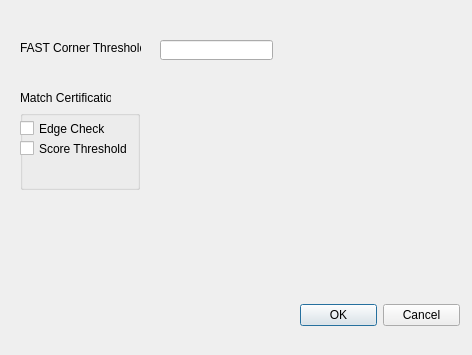
<?xml version="1.0" encoding="UTF-8"?>
<ui version="4.0">
 <class>ConfigDialog</class>
 <widget class="QDialog" name="ConfigDialog">
  <property name="geometry">
   <rect>
    <x>0</x>
    <y>0</y>
    <width>472</width>
    <height>355</height>
   </rect>
  </property>
  <property name="windowTitle">
   <string>Dialog</string>
  </property>
  <widget class="QLabel" name="label">
   <property name="geometry">
    <rect>
     <x>20</x>
     <y>40</y>
     <width>121</width>
     <height>16</height>
    </rect>
   </property>
   <property name="text">
    <string>FAST Corner Threshold</string>
   </property>
  </widget>
  <widget class="QWidget" name="horizontalLayoutWidget">
   <property name="geometry">
    <rect>
     <x>300</x>
     <y>290</y>
     <width>160</width>
     <height>51</height>
    </rect>
   </property>
   <layout class="QHBoxLayout" name="horizontalLayout">
    <item>
     <widget class="QPushButton" name="okButton">
      <property name="text">
       <string>OK</string>
      </property>
     </widget>
    </item>
    <item>
     <widget class="QPushButton" name="cancelButton">
      <property name="text">
       <string>Cancel</string>
      </property>
     </widget>
    </item>
   </layout>
  </widget>
  <widget class="QLineEdit" name="editFastCornerThre">
   <property name="geometry">
    <rect>
     <x>160</x>
     <y>40</y>
     <width>113</width>
     <height>20</height>
    </rect>
   </property>
  </widget>
  <widget class="QLabel" name="label_2">
   <property name="geometry">
    <rect>
     <x>20</x>
     <y>90</y>
     <width>91</width>
     <height>16</height>
    </rect>
   </property>
   <property name="text">
    <string>Match Certification</string>
   </property>
  </widget>
  <widget class="QGroupBox" name="groupBox">
   <property name="geometry">
    <rect>
     <x>20</x>
     <y>110</y>
     <width>120</width>
     <height>80</height>
    </rect>
   </property>
   <property name="title">
    <string/>
   </property>
   <widget class="QCheckBox" name="checkBox">
    <property name="geometry">
     <rect>
      <x>0</x>
      <y>10</y>
      <width>101</width>
      <height>17</height>
     </rect>
    </property>
    <property name="text">
     <string>Edge Check</string>
    </property>
   </widget>
   <widget class="QCheckBox" name="checkBox_2">
    <property name="geometry">
     <rect>
      <x>0</x>
      <y>30</y>
      <width>111</width>
      <height>17</height>
     </rect>
    </property>
    <property name="text">
     <string>Score Threshold</string>
    </property>
   </widget>
  </widget>
 </widget>
 <resources/>
 <connections>
  <connection>
   <sender>okButton</sender>
   <signal>clicked()</signal>
   <receiver>ConfigDialog</receiver>
   <slot>accept()</slot>
   <hints>
    <hint type="sourcelabel">
     <x>351</x>
     <y>38</y>
    </hint>
    <hint type="destinationlabel">
     <x>233</x>
     <y>29</y>
    </hint>
   </hints>
  </connection>
  <connection>
   <sender>cancelButton</sender>
   <signal>clicked()</signal>
   <receiver>ConfigDialog</receiver>
   <slot>reject()</slot>
   <hints>
    <hint type="sourcelabel">
     <x>330</x>
     <y>66</y>
    </hint>
    <hint type="destinationlabel">
     <x>197</x>
     <y>125</y>
    </hint>
   </hints>
  </connection>
 </connections>
</ui>
